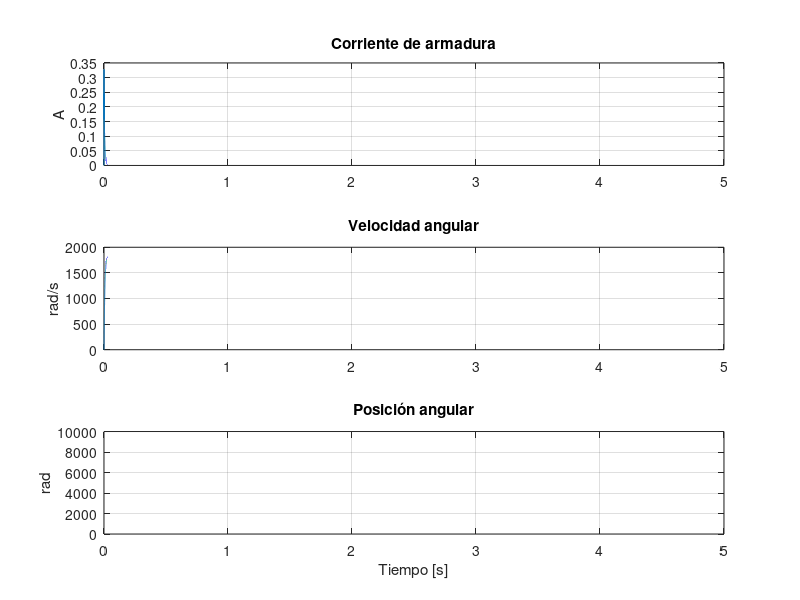

The MATLAB script that drew this image:
% =========================================================
% Alumno  : Lopez Franco
% Profesor: Pucheta Julian
% Materia : Control 2
% =========================================================
% Item [4]: Motor de DC por metodo de euler
% =========================================================

clear; clc; close all;

%% 1) PARÁMETROS DEL SISTEMA
La = 366e-6;     % Inductancia de armadura [H]
Jm = 5e-9;       % Inercia del rotor [kg*m^2]
Ra = 55.6;       % Resistencia [Ohm]
Bv = 0;          % Fricción viscosa
Kt = 6.49e-3;    % Constante de torque [Nm/A]
Ke = 6.53e-3;    % Constante FEM [V/(rad/s)]

%% 2) MODELO EN ESPACIO DE ESTADOS

M = [ -Ra/La    -Ke/La    0;
       Kt/Jm    -Bv/Jm    0;
       0         1        0 ];

N = [ 1/La   0;
      0    -1/Jm;
      0     0 ];

%% 3) PARÁMETROS DE SIMULACIÓN
h  = 10e-6;       % paso temporal
Tf = 5;          % tiempo final

time = 0:h:Tf;
Ns = length(time);

%% 4) VARIABLES

states = zeros(3, Ns);   % [ia; wr; theta]
inputs = zeros(2, Ns);   % [Va; TL]

% Señales de entrada
Va = 12;
TL = 0;

inputs(1,:) = Va;
inputs(2,:) = TL;

% Condición inicial
states(:,1) = [0; 0; 0];

%% 5) INTEGRACIÓN (EULER)

for k = 1:Ns-1
    dx = M*states(:,k) + N*inputs(:,k);
    states(:,k+1) = states(:,k) + h*dx;
end

%% 6) VARIABLES DE SALIDA

corriente = states(1,:);
velocidad = states(2,:);
angulo    = states(3,:);

%% 7) GRÁFICOS

figure

subplot(3,1,1)
plot(time, corriente)
title('Corriente de armadura')
ylabel('A')
grid on

subplot(3,1,2)
plot(time, velocidad)
title('Velocidad angular')
ylabel('rad/s')
grid on

subplot(3,1,3)
plot(time, angulo)
title('Posición angular')
ylabel('rad')
xlabel('Tiempo [s]')
grid on
